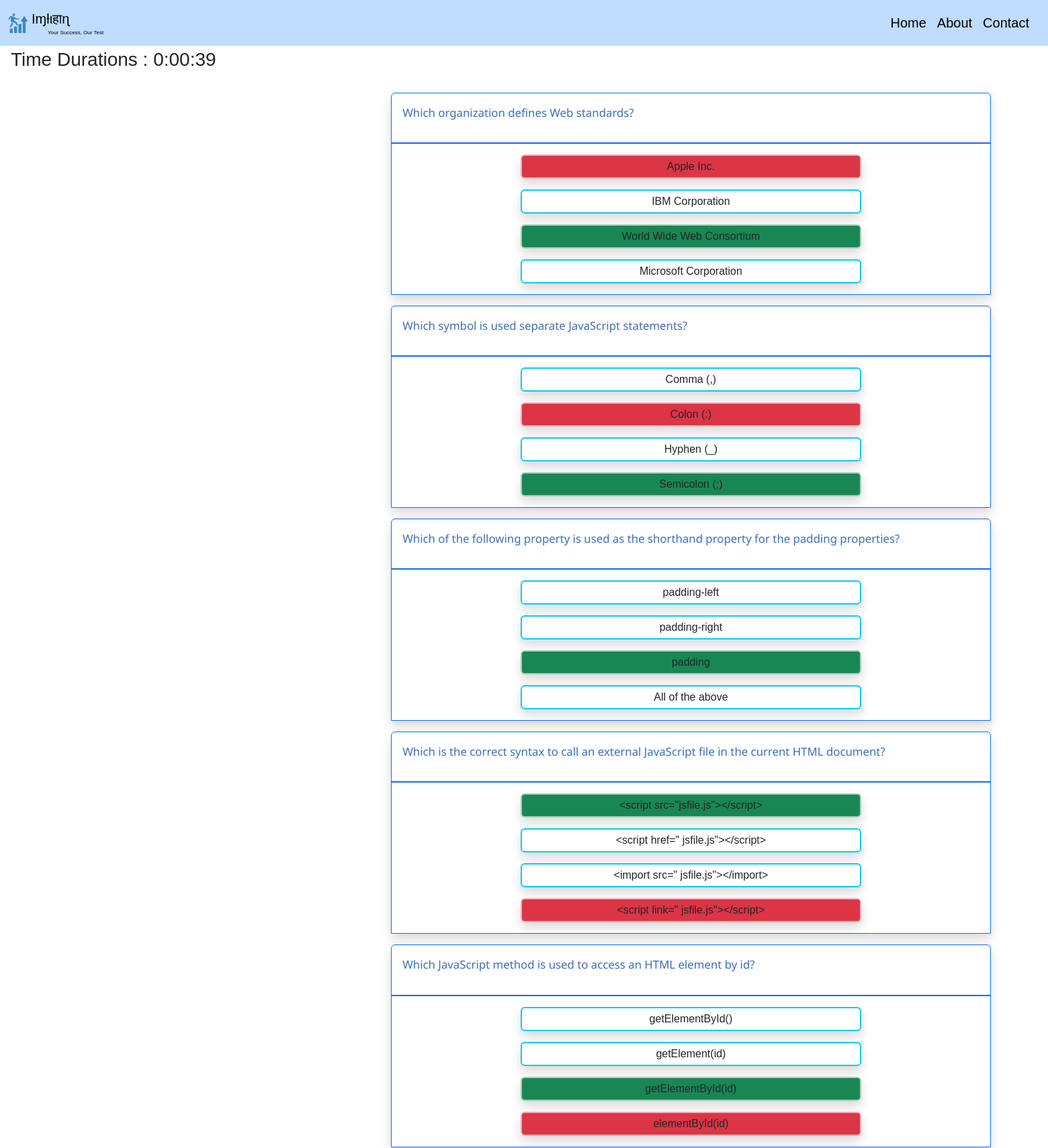
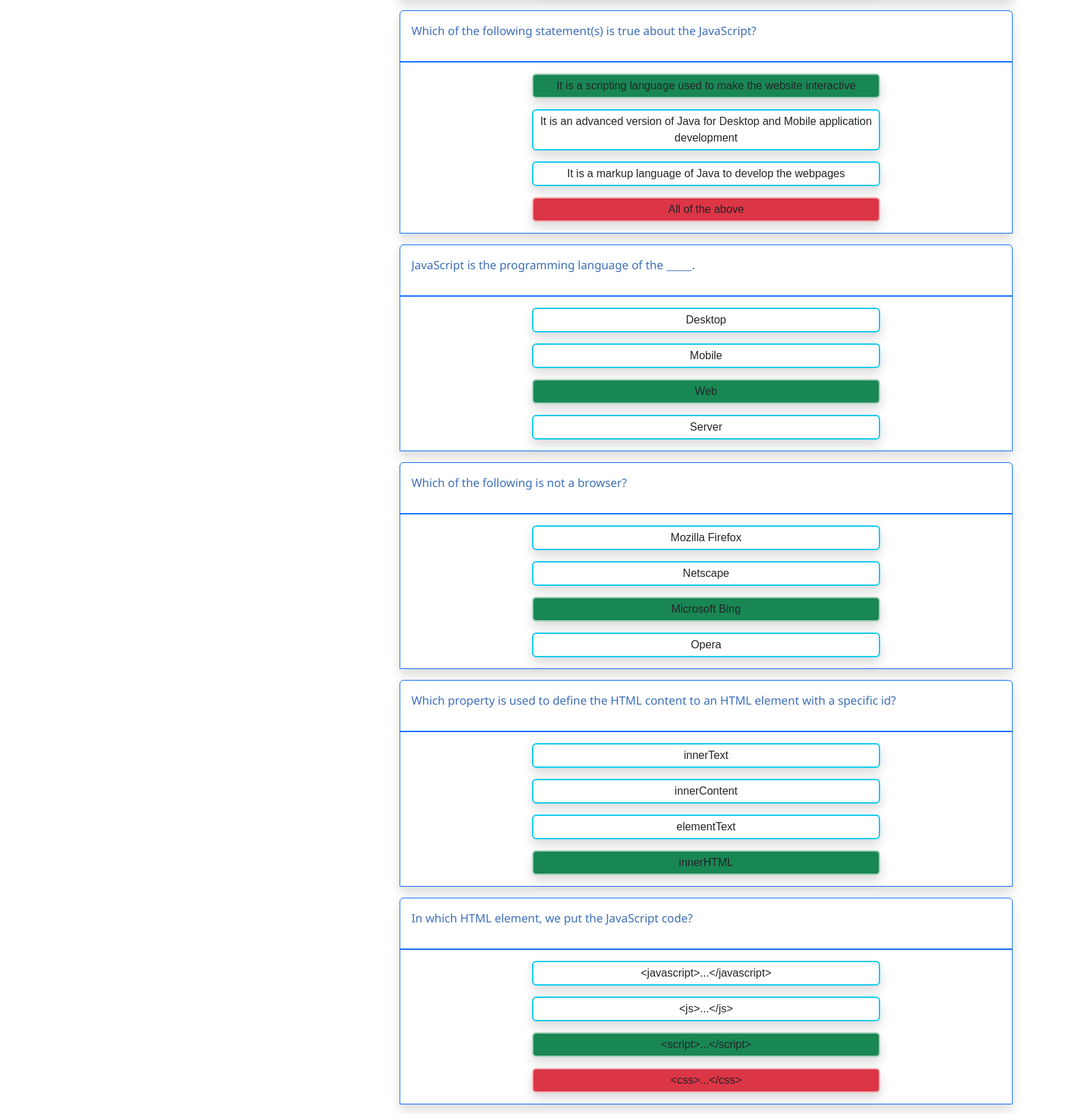
Screenshot of /resulthistory/12/ (signed in, upper part) with the database file from the repository (2 pictures, top to bottom).
### ots_app/models.py (models this page shows)
class Result(models.Model):
    resultid=models.BigAutoField(primary_key=True,auto_created=True)
    username=models.ForeignKey(Candidate,on_delete=models.CASCADE)
    title=models.CharField(max_length=20)
    date=models.DateField(auto_now=True)
    time=models.TimeField(auto_now=True)
    right=models.IntegerField()
    time_durations=models.CharField(max_length=50)
    wrong=models.IntegerField()
    points=models.FloatField()
    user_answer_option=models.TextField()

class Question(models.Model):
    Qid=models.BigAutoField(primary_key=True,auto_created=True)
    title=models.CharField(max_length=255)
    Question=models.TextField()
    img=models.ImageField(upload_to='Image',blank=True)
    option_a=models.CharField(max_length=255)
    option_b=models.CharField(max_length=255)
    option_c=models.CharField(max_length=255)
    option_d=models.CharField(max_length=255)
    answer=models.CharField(max_length=255)
    explanation=models.TextField(null=True)

### ots_app/views.py (the view)
# urls.py: path('resulthistory/<int:id1>/',oa.ShowResultHistory,name='result-history'),
    def ShowResultHistory(self,request,id1):
        if 'name' not in request.session.keys():
            return HttpResponseRedirect('login',request)
        res=Result.objects.get(resultid=id1)
        if request.session['username']==res.username.username:
            user_answer_option=res.user_answer_option
            user_answer_option=user_answer_option.strip('[]')
            user_answer_option=user_answer_option.split(',')
            temp=[]
            for i in user_answer_option:
                i=i.strip(" ").strip("'")
                temp.append(i)
            user_answer_option=temp
            Questions=[]
            time_durations=res.time_durations
            for t in user_answer_option:
                t=t.split("-")
                t[0]=t[0]
                t[1]=int(t[1])
                temp_dict={}
                temp_dict['border_color_a']='info'
                temp_dict['background_color_a']='bg-transparent'
                temp_dict['border_color_b']='info'
                temp_dict['background_color_b']='bg-transparent'
                temp_dict['border_color_c']='info'
                temp_dict['background_color_c']='bg-transparent'
                temp_dict['border_color_d']='info'
                temp_dict['background_color_d']='bg-transparent'
                q_obj=Question.objects.get(Qid=t[1])
                temp_dict['Question']=q_obj.Question
                answer=q_obj.answer
                temp_dict['option_a']=q_obj.option_a
                temp_dict['option_b']=q_obj.option_b
                temp_dict['option_c']=q_obj.option_c
                temp_dict['option_d']=q_obj.option_d
                if t[0]=='a':
                    temp_dict['border_color_a']='danger-subtle'
                    temp_dict['background_color_a']='bg-danger'
                elif t[0]=='b':
                    temp_dict['border_color_b']='danger-subtle'
                    temp_dict['background_color_b']='bg-danger'
                elif t[0]=='c':
                    temp_dict['border_color_c']='danger-subtle'
                    temp_dict['background_color_c']='bg-danger'
                else:
                    temp_dict['border_color_d']='danger-subtle'
                    temp_dict['background_color_d']='bg-danger'
                if answer==q_obj.option_a:
                    temp_dict['border_color_a']='success-subtle'
                    temp_dict['background_color_a']='bg-success'
                elif answer==q_obj.option_b:
                    temp_dict['border_color_b']='success-subtle'
                    temp_dict['background_color_b']='bg-success'
                elif answer==q_obj.option_c:
                    temp_dict['border_color_c']='success-subtle'
                    temp_dict['background_color_c']='bg-success'
                elif answer==q_obj.option_d:
                    temp_dict['border_color_d']='success-subtle'
                    temp_dict['background_color_d']='bg-success'
                temp_dict['explanation']=q_obj.explanation
                Questions.append(temp_dict)
            return render(request,'result_history.html',{'title':'result_history','Questions':Questions,'time_durations':time_durations})
        else:
            return HttpResponseRedirect('home',request)

### ots_app/templates/result_history.html (shortened to what this page needs)
{% extends 'base.html' %}
{% block content %}
<div class=" mt-5 ">
    {% if Questions %}
    <h3 class="m-3 pt-4">
        Time Durations : {{time_durations}}
    </h3>
    {% endif %}
    <div class="container ps-3">
        <div class="row size text-center  ">
            <center>
                {% for question in Questions %}
                <div class="col-sm-6 themed-grid-col border border-primary border-1 mt-3 shadow rounded-top">
                    <div class="border-bottom border-primary border-2">
                        <pre class="m-3" style="display: flex;">
                            <code style="text-align: start;display: flex;">
                                <p style="font-family: 'Noto Sans', sans-serif;font-size:larger;color:#3d6eb9">{{question.Question}}</p>
                            </code>
                        </pre>
                    </div>
                    <div>
                        <p class="m-3 pt-1 pb-1 border border-2 shadow rounded border-{{question.border_color_a}} {{question.background_color_a}}" style="width:57%;">
                            {{ question.option_a }}
                        </p>
                        <p class="m-3 pt-1 pb-1 border border-2  shadow rounded border-{{question.border_color_b}} {{question.background_color_b}}" style="width:57%;">
                            {{ question.option_b }}
                        </p>
                        <p class="m-3 pt-1 pb-1 border border-2 shadow  rounded border-{{question.border_color_c}} {{question.background_color_c}}" style="width:57%;">
                            {{ question.option_c }}
                        </p>
                        <p class="m-3 pt-1 pb-1 border border-2 shadow  rounded border-{{question.border_color_d}} {{question.background_color_d}}" style="width:57%;">
                            {{ question.option_d }}
                        </p>
                    </div>
                </div>
                {% endfor %}
            </center>
        </div>
    </div>
{% endblock %}

### ots_app/static/enroll/css/logins_style.css (style rules this page uses)
@media screen and (min-device-width: 576px) and (max-device-width: 978px) { .size { width: 140%; } }

### ots_app/static/enroll/css/notification_style.css (style rules this page uses)
* { margin: 0; padding: 0; font-family: 'Poppins',sans-serif; box-sizing: border-box; }

### rows the page displays
Result: time_durations "0:00:39"
Question: Question "Which organization defines Web standards?", option_a "Apple Inc.", option_b "IBM Corporation", option_c "World Wide Web Consortium", option_d "Microsoft Corporation"
Question: Question "Which symbol is used separate JavaScript statements?", option_a "Comma (,)", option_b "Colon (:)", option_c "Hyphen (_)", option_d "Semicolon (;)"
Question: Question "Which of the following property is used as the shorthand property for the padding properties?", option_a "padding-left", option_b "padding-right", option_c "padding", option_d "All of the above"
Question: Question "Which is the correct syntax to call an external JavaScript file in the current HTML document?", option_a "<script src=\"jsfile.js\"></script>", option_b "<script href=\" jsfile.js\"></script>", option_c "<import src=\" jsfile.js\"></import>", option_d "<script link=\" jsfile.js\"></script>"
Question: Question "Which JavaScript method is used to access an HTML element by id?", option_a "getElementById()", option_b "getElement(id)", option_c "getElementById(id)", option_d "elementById(id)"
Question: Question "Which of the following statement(s) is true about the JavaScript?", option_a "It is a scripting language used to make the website interactive", option_b "It is an advanced version of Java for Desktop and Mobile application development", option_c "It is a markup language of Java to develop the webpages", option_d "All of the above"
Question: Question "JavaScript is the programming language of the _____.", option_a "Desktop", option_b "Mobile", option_c "Web", option_d "Server"
Question: Question "Which of the following is not a browser?", option_a "Mozilla Firefox", option_b "Netscape", option_c "Microsoft Bing", option_d "Opera"
Question: Question "Which property is used to define the HTML content to an HTML element with a specific id?", option_a "innerText", option_b "innerContent", option_c "elementText", option_d "innerHTML"
Question: Question "In which HTML element, we put the JavaScript code?", option_a "<javascript>...</javascript>", option_b "<js>...</js>", option_c "<script>...</script>", option_d "<css>...</css>"
